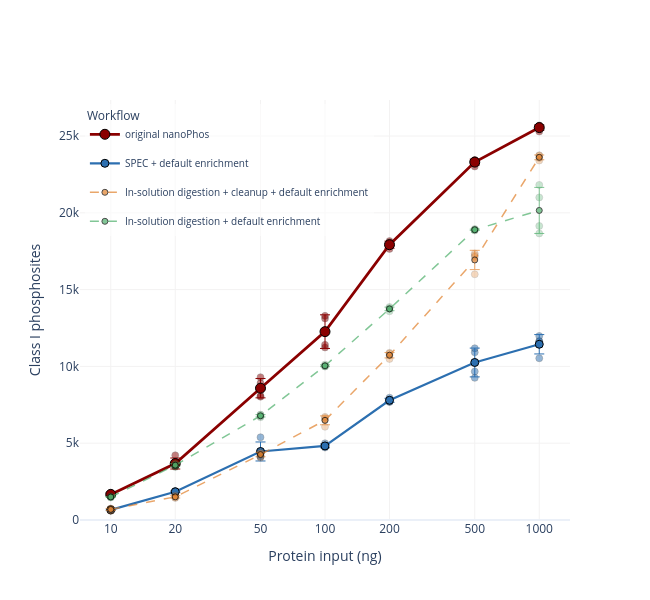

The notebook cell this image was saved under:
### Markdown cell above
### Supplementary Figure 2b - Class I phosphosite depth vs input
Per-run unique Class I localized phosphosites (points = 4 replicates; line = mean ± SD).
All four workflows shown. The SPEC-based pair (**classic vs hybrid**, solid) isolates the
enrichment optimization: with the *same* SPEC preparation, the nanoPhos-optimized enrichment
roughly doubles depth across the whole range (~1.9-2.5×). The in-solution branches (dashed)
are shown for context - note `woCleanup` (crude lysate) competes on raw depth, which is why
selectivity (panel 2d) is the decisive axis.

### Code cell
fig = go.Figure()
add_branch_series(fig, perrun, 'classI_sites', agg=True)
_style(fig, 'Class I phosphosites')
fig.show()
fig.write_image('figures/decoupling/suppl_figure2b_depth_classI.pdf', width=600, height=600)

### Figure 1 — Plotly figure (JSON) as saved in the notebook; plotly's stock layout.template omitted (floating-point values rounded to 4 significant figures)
{"data": [{"legendgroup": "classic", "marker": {"color": "#8A0000", "line": {"color": "black", "width": 0.4}, "opacity": 0.5, "size": 7}, "mode": "markers", "showlegend": false, "type": "scatter", "x": [10, 10, 10, 10, 20, 20, 20, 20, 50, 50, 50, 50, 100, 100, 100, 100, 200, 200, 200, 200, 500, 500, 500, 500, 1000, 1000, 1000, 1000], "y": [1688, 1636, 1563, 1780, 3495, 3496, 4213, 3505, 8920, 8025, 8084, 9298, 11231, 13125, 11408, 13291, 17650, 18159, 17825, 18065, 23331, 23433, 23016, 23425, 25291, 25693, 25601, 25612]}, {"error_y": {"array": [91.26, 357.2, 628.5, 1095.0, 230.9, 195.7, 177.0], "color": "#8A0000", "thickness": 1, "type": "data", "visible": true, "width": 5}, "legendgroup": "classic", "line": {"color": "#8A0000", "dash": "solid", "width": 2.8}, "marker": {"color": "#8A0000", "line": {"color": "black", "width": 1}, "size": 10}, "mode": "lines+markers", "name": "original nanoPhos", "opacity": 1, "type": "scatter", "x": [10, 20, 50, 100, 200, 500, 1000], "y": [1667.0, 3677.0, 8582.0, 12260.0, 17920.0, 23300.0, 25550.0]}, {"legendgroup": "hybrid", "marker": {"color": "#2C6FB0", "line": {"color": "black", "width": 0.4}, "opacity": 0.5, "size": 7}, "mode": "markers", "showlegend": false, "type": "scatter", "x": [10, 10, 10, 10, 20, 20, 20, 20, 50, 50, 50, 50, 100, 100, 100, 100, 200, 200, 200, 200, 500, 500, 500, 500, 1000, 1000, 1000, 1000], "y": [637, 607, 721, 682, 1873, 1889, 1798, 1792, 4139, 5387, 4208, 4111, 4994, 4810, 4773, 4717, 7682, 7966, 7705, 7822, 10915, 11182, 9670, 9255, 11608, 11980, 11649, 10530]}, {"error_y": {"array": [50.1, 50.14, 618.5, 119.9, 130.2, 937.6, 630.2], "color": "#2C6FB0", "thickness": 1, "type": "data", "visible": true, "width": 5}, "legendgroup": "hybrid", "line": {"color": "#2C6FB0", "dash": "solid", "width": 2.2}, "marker": {"color": "#2C6FB0", "line": {"color": "black", "width": 1}, "size": 8}, "mode": "lines+markers", "name": "SPEC + default enrichment", "opacity": 1, "type": "scatter", "x": [10, 20, 50, 100, 200, 500, 1000], "y": [661.8, 1838.0, 4461.0, 4824.0, 7794.0, 10260.0, 11440.0]}, {"legendgroup": "wCleanup", "marker": {"color": "#E1812C", "line": {"color": "black", "width": 0.4}, "opacity": 0.3, "size": 7}, "mode": "markers", "showlegend": false, "type": "scatter", "x": [10, 10, 10, 10, 20, 20, 20, 20, 50, 50, 50, 50, 100, 100, 100, 100, 200, 200, 200, 200, 500, 500, 500, 500, 1000, 1000, 1000, 1000], "y": [675, 593, 741, 741, 1525, 1436, 1605, 1461, 4258, 4343, 4059, 4385, 6070, 6528, 6644, 6715, 10714, 10487, 10886, 10834, 17240, 17137, 15996, 17349, 23407, 23748, 23719, 23573]}, {"error_y": {"array": [70.26, 75.46, 144.8, 289.9, 177.4, 629.0, 156.5], "color": "#E1812C", "thickness": 1, "type": "data", "visible": true, "width": 5}, "legendgroup": "wCleanup", "line": {"color": "#E1812C", "dash": "dash", "width": 1.5}, "marker": {"color": "#E1812C", "line": {"color": "black", "width": 1}, "size": 6}, "mode": "lines+markers", "name": "In-solution digestion + cleanup + default enrichment", "opacity": 0.7, "type": "scatter", "x": [10, 20, 50, 100, 200, 500, 1000], "y": [687.5, 1507.0, 4261.0, 6489.0, 10730.0, 16930.0, 23610.0]}, {"legendgroup": "woCleanup", "marker": {"color": "#4DAF6A", "line": {"color": "black", "width": 0.4}, "opacity": 0.3, "size": 7}, "mode": "markers", "showlegend": false, "type": "scatter", "x": [10, 10, 10, 10, 20, 20, 20, 20, 50, 50, 50, 50, 100, 100, 100, 100, 200, 200, 200, 200, 500, 500, 500, 500, 1000, 1000, 1000, 1000], "y": [1541, 1501, 1484, 1467, 3558, 3586, 3681, 3447, 6695, 6748, 6835, 6862, 10049, 10001, 10121, 9996, 13737, 13866, 13784, 13590, 18850, 18947, 18909, 18882, 21001, 21816, 18657, 19144]}, {"error_y": {"array": [31.7, 96.32, 77.24, 57.98, 115.8, 41.14, 1499.0], "color": "#4DAF6A", "thickness": 1, "type": "data", "visible": true, "width": 5}, "legendgroup": "woCleanup", "line": {"color": "#4DAF6A", "dash": "dash", "width": 1.5}, "marker": {"color": "#4DAF6A", "line": {"color": "black", "width": 1}, "size": 6}, "mode": "lines+markers", "name": "In-solution digestion + default enrichment", "opacity": 0.7, "type": "scatter", "x": [10, 20, 50, 100, 200, 500, 1000], "y": [1498.0, 3568.0, 6785.0, 10040.0, 13740.0, 18900.0, 20150.0]}], "layout": {"font": {"size": 12}, "height": 600, "legend": {"bgcolor": "rgba(255,255,255,0.6)", "font": {"size": 10}, "title": {"text": "Workflow"}, "x": 0.01, "xanchor": "left", "y": 0.99, "yanchor": "top"}, "showlegend": true, "width": 650, "xaxis": {"gridcolor": "#F3F2F2", "ticktext": ["10", "20", "50", "100", "200", "500", "1000"], "tickvals": [10, 20, 50, 100, 200, 500, 1000], "title": {"text": "Protein input (ng)"}, "type": "log"}, "yaxis": {"gridcolor": "#F3F2F2", "rangemode": "tozero", "title": {"text": "Class I phosphosites"}}}}
